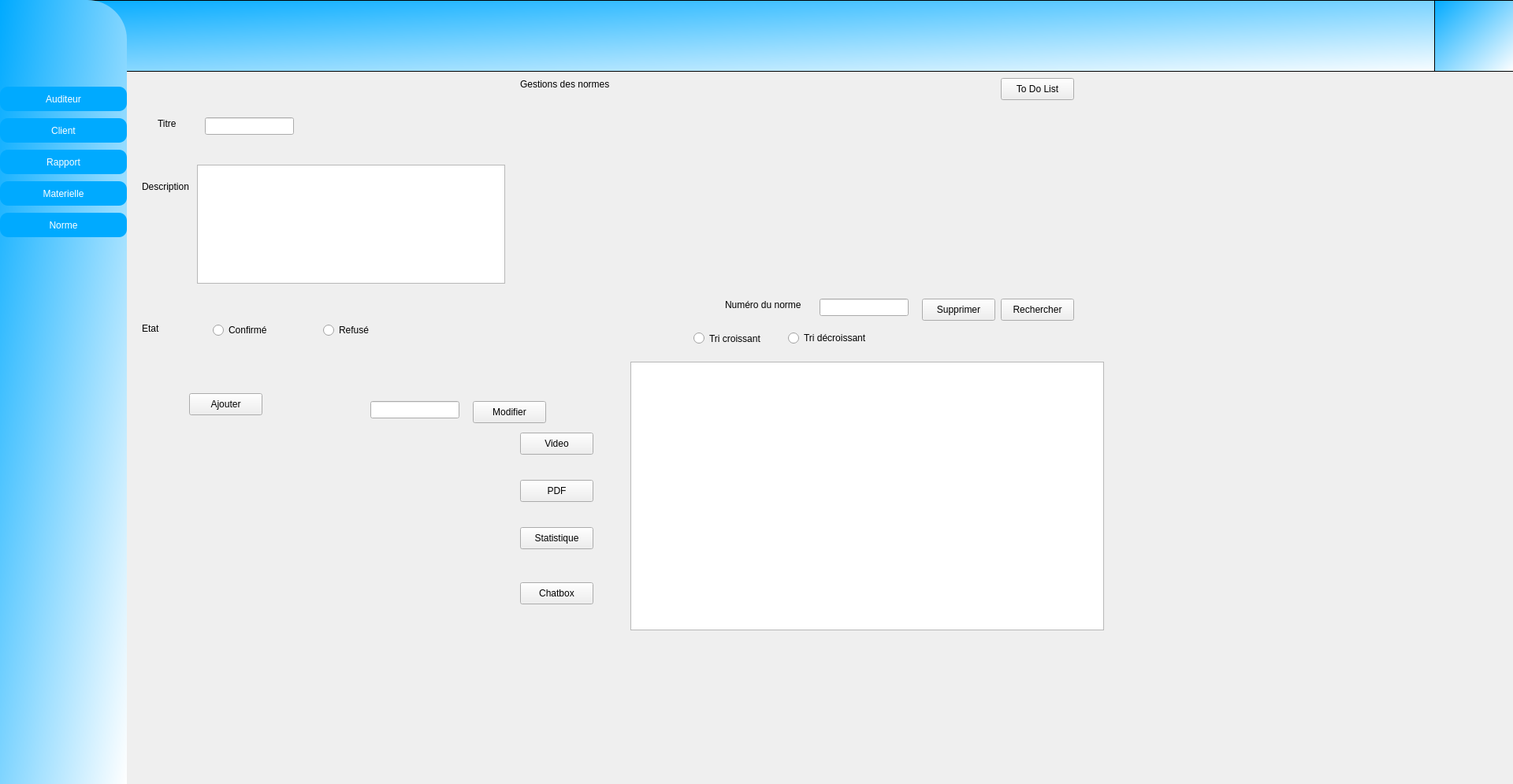
<?xml version="1.0" encoding="UTF-8"?>
<ui version="4.0">
 <class>Normeform</class>
 <widget class="QDialog" name="Normeform">
  <property name="geometry">
   <rect>
    <x>0</x>
    <y>0</y>
    <width>1920</width>
    <height>995</height>
   </rect>
  </property>
  <property name="windowTitle">
   <string>Dialog</string>
  </property>
  <widget class="QFrame" name="frame_2">
   <property name="geometry">
    <rect>
     <x>0</x>
     <y>0</y>
     <width>1920</width>
     <height>91</height>
    </rect>
   </property>
   <property name="styleSheet">
    <string notr="true">background-color: qlineargradient(spread:pad, x1:0, y1:0, x2:1, y2:1, stop:0 rgba(0, 170, 255, 255), stop:1 rgba(255, 255, 255, 255));</string>
   </property>
   <property name="frameShape">
    <enum>QFrame::StyledPanel</enum>
   </property>
   <property name="frameShadow">
    <enum>QFrame::Raised</enum>
   </property>
   <widget class="QGraphicsView" name="graphicsView">
    <property name="geometry">
     <rect>
      <x>1820</x>
      <y>0</y>
      <width>101</width>
      <height>91</height>
     </rect>
    </property>
    <property name="styleSheet">
     <string notr="true">background-image: url(:/logo.jpg);</string>
    </property>
   </widget>
  </widget>
  <widget class="QWidget" name="widget" native="true">
   <property name="geometry">
    <rect>
     <x>0</x>
     <y>0</y>
     <width>161</width>
     <height>995</height>
    </rect>
   </property>
   <property name="styleSheet">
    <string notr="true">background-color: qlineargradient(spread:pad, x1:0, y1:0, x2:1, y2:1, stop:0 rgba(0, 170, 255, 255), stop:1 rgba(255, 255, 255, 255));
border-top-right-radius: 50px;
color: white;
font: 75 20pt &quot;Berlin Sans FB&quot;;</string>
   </property>
   <widget class="QPushButton" name="pushButton_2">
    <property name="geometry">
     <rect>
      <x>0</x>
      <y>110</y>
      <width>161</width>
      <height>31</height>
     </rect>
    </property>
    <property name="styleSheet">
     <string notr="true">background-color: rgb(0, 170, 255);
border-radius: 10px;
color: white;</string>
    </property>
    <property name="text">
     <string>Auditeur</string>
    </property>
   </widget>
   <widget class="QPushButton" name="pushButton_3">
    <property name="geometry">
     <rect>
      <x>0</x>
      <y>150</y>
      <width>161</width>
      <height>31</height>
     </rect>
    </property>
    <property name="styleSheet">
     <string notr="true">background-color: rgb(0, 170, 255);
border-radius: 10px;
color: white;</string>
    </property>
    <property name="text">
     <string>Client</string>
    </property>
   </widget>
   <widget class="QPushButton" name="pushButton_4">
    <property name="geometry">
     <rect>
      <x>0</x>
      <y>190</y>
      <width>161</width>
      <height>31</height>
     </rect>
    </property>
    <property name="styleSheet">
     <string notr="true">background-color: rgb(0, 170, 255);
border-radius: 10px;
color: white;</string>
    </property>
    <property name="text">
     <string>Rapport</string>
    </property>
   </widget>
   <widget class="QPushButton" name="pushButton_5">
    <property name="geometry">
     <rect>
      <x>0</x>
      <y>230</y>
      <width>161</width>
      <height>31</height>
     </rect>
    </property>
    <property name="styleSheet">
     <string notr="true">background-color: rgb(0, 170, 255);
border-radius: 10px;
color: white;</string>
    </property>
    <property name="text">
     <string>Materielle</string>
    </property>
   </widget>
   <widget class="QPushButton" name="pushButton_6">
    <property name="geometry">
     <rect>
      <x>0</x>
      <y>270</y>
      <width>161</width>
      <height>31</height>
     </rect>
    </property>
    <property name="styleSheet">
     <string notr="true">background-color: rgb(0, 170, 255);
border-radius: 10px;
color: white;</string>
    </property>
    <property name="text">
     <string>Norme</string>
    </property>
   </widget>
  </widget>
  <widget class="QWidget" name="widget_2" native="true">
   <property name="geometry">
    <rect>
     <x>160</x>
     <y>89</y>
     <width>1759</width>
     <height>904</height>
    </rect>
   </property>
   <property name="styleSheet">
    <string notr="true">font: 10pt &quot;Times New Roman&quot;;</string>
   </property>
   <widget class="QPushButton" name="pushButton_todolist">
    <property name="geometry">
     <rect>
      <x>1110</x>
      <y>10</y>
      <width>93</width>
      <height>28</height>
     </rect>
    </property>
    <property name="text">
     <string>To Do List</string>
    </property>
   </widget>
   <widget class="QTextEdit" name="textEdit_description">
    <property name="geometry">
     <rect>
      <x>90</x>
      <y>120</y>
      <width>391</width>
      <height>151</height>
     </rect>
    </property>
   </widget>
   <widget class="QLabel" name="label">
    <property name="geometry">
     <rect>
      <x>500</x>
      <y>10</y>
      <width>131</width>
      <height>16</height>
     </rect>
    </property>
    <property name="text">
     <string>Gestions des normes</string>
    </property>
   </widget>
   <widget class="QRadioButton" name="radioButton_decroissant">
    <property name="geometry">
     <rect>
      <x>840</x>
      <y>330</y>
      <width>121</width>
      <height>20</height>
     </rect>
    </property>
    <property name="text">
     <string>Tri décroissant</string>
    </property>
   </widget>
   <widget class="QLabel" name="label_4">
    <property name="geometry">
     <rect>
      <x>20</x>
      <y>320</y>
      <width>56</width>
      <height>16</height>
     </rect>
    </property>
    <property name="text">
     <string>Etat</string>
    </property>
   </widget>
   <widget class="QLabel" name="label_5">
    <property name="geometry">
     <rect>
      <x>760</x>
      <y>290</y>
      <width>181</width>
      <height>16</height>
     </rect>
    </property>
    <property name="text">
     <string>Numéro du norme</string>
    </property>
   </widget>
   <widget class="QPushButton" name="pushButton_chatbox">
    <property name="geometry">
     <rect>
      <x>500</x>
      <y>650</y>
      <width>93</width>
      <height>28</height>
     </rect>
    </property>
    <property name="text">
     <string>Chatbox</string>
    </property>
   </widget>
   <widget class="QPushButton" name="pushButton_ajouter">
    <property name="geometry">
     <rect>
      <x>80</x>
      <y>410</y>
      <width>93</width>
      <height>28</height>
     </rect>
    </property>
    <property name="text">
     <string>Ajouter</string>
    </property>
   </widget>
   <widget class="QLineEdit" name="lineEdit_supprimer">
    <property name="geometry">
     <rect>
      <x>880</x>
      <y>290</y>
      <width>113</width>
      <height>22</height>
     </rect>
    </property>
   </widget>
   <widget class="QPushButton" name="pushButton_video">
    <property name="geometry">
     <rect>
      <x>500</x>
      <y>460</y>
      <width>93</width>
      <height>28</height>
     </rect>
    </property>
    <property name="text">
     <string>Video</string>
    </property>
   </widget>
   <widget class="QLineEdit" name="lineEdit_numero">
    <property name="geometry">
     <rect>
      <x>310</x>
      <y>420</y>
      <width>113</width>
      <height>22</height>
     </rect>
    </property>
    <property name="readOnly">
     <bool>true</bool>
    </property>
   </widget>
   <widget class="QPushButton" name="pushButton_rechercher">
    <property name="geometry">
     <rect>
      <x>1110</x>
      <y>290</y>
      <width>93</width>
      <height>28</height>
     </rect>
    </property>
    <property name="text">
     <string>Rechercher</string>
    </property>
   </widget>
   <widget class="QLabel" name="label_2">
    <property name="geometry">
     <rect>
      <x>40</x>
      <y>60</y>
      <width>56</width>
      <height>16</height>
     </rect>
    </property>
    <property name="text">
     <string>Titre</string>
    </property>
   </widget>
   <widget class="QLabel" name="label_3">
    <property name="geometry">
     <rect>
      <x>20</x>
      <y>140</y>
      <width>81</width>
      <height>16</height>
     </rect>
    </property>
    <property name="text">
     <string>Description</string>
    </property>
   </widget>
   <widget class="QRadioButton" name="radioButton_croissant">
    <property name="geometry">
     <rect>
      <x>720</x>
      <y>330</y>
      <width>97</width>
      <height>21</height>
     </rect>
    </property>
    <property name="text">
     <string>Tri croissant</string>
    </property>
   </widget>
   <widget class="QRadioButton" name="radioButton_confirme">
    <property name="geometry">
     <rect>
      <x>110</x>
      <y>320</y>
      <width>97</width>
      <height>20</height>
     </rect>
    </property>
    <property name="text">
     <string>Confirmé</string>
    </property>
   </widget>
   <widget class="QPushButton" name="pushButton_modifier">
    <property name="geometry">
     <rect>
      <x>440</x>
      <y>420</y>
      <width>93</width>
      <height>28</height>
     </rect>
    </property>
    <property name="text">
     <string>Modifier</string>
    </property>
   </widget>
   <widget class="QRadioButton" name="radioButton_refuse">
    <property name="geometry">
     <rect>
      <x>250</x>
      <y>320</y>
      <width>97</width>
      <height>20</height>
     </rect>
    </property>
    <property name="text">
     <string>Refusé</string>
    </property>
   </widget>
   <widget class="QPushButton" name="pushButton_statistique">
    <property name="geometry">
     <rect>
      <x>500</x>
      <y>580</y>
      <width>93</width>
      <height>28</height>
     </rect>
    </property>
    <property name="text">
     <string>Statistique</string>
    </property>
   </widget>
   <widget class="QTableView" name="tableView">
    <property name="geometry">
     <rect>
      <x>640</x>
      <y>370</y>
      <width>601</width>
      <height>341</height>
     </rect>
    </property>
   </widget>
   <widget class="QPushButton" name="pushButton_PDF">
    <property name="geometry">
     <rect>
      <x>500</x>
      <y>520</y>
      <width>93</width>
      <height>28</height>
     </rect>
    </property>
    <property name="text">
     <string>PDF</string>
    </property>
   </widget>
   <widget class="QLineEdit" name="lineEdit_titre">
    <property name="geometry">
     <rect>
      <x>100</x>
      <y>60</y>
      <width>113</width>
      <height>22</height>
     </rect>
    </property>
   </widget>
   <widget class="QPushButton" name="pushButton_supprimer">
    <property name="geometry">
     <rect>
      <x>1010</x>
      <y>290</y>
      <width>93</width>
      <height>28</height>
     </rect>
    </property>
    <property name="text">
     <string>Supprimer</string>
    </property>
   </widget>
  </widget>
 </widget>
 <resources/>
 <connections/>
</ui>
